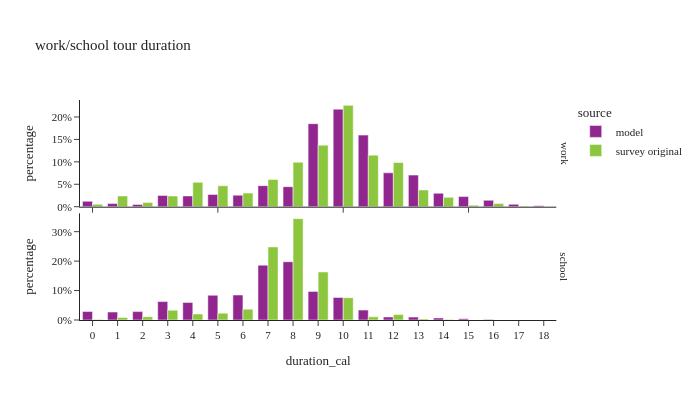

Notebook code for this chart:
### Code cell
ws_tour_data['duration_cal'] = ws_tour_data['end'] - ws_tour_data['start']

df_plot = ws_tour_data.groupby(['source','tour_type','duration_cal'],observed=True)[['tour_weight']].sum().reset_index()
df_plot['percentage'] = df_plot.groupby(['tour_type','source'], group_keys=False)['tour_weight']. \
    apply(lambda x: x / float(x.sum()))

fig = px.bar(df_plot, x="duration_cal", y="percentage", color="source",barmode="group",
             facet_row='tour_type',
             title="work/school tour duration")
fig.for_each_annotation(lambda a: a.update(text = a.text.split("=")[-1]))
fig.update_layout(height=400, width=700, font=dict(size=11), yaxis1=dict(tickformat=".0%"), yaxis2=dict(tickformat=".0%", matches=None), xaxis=dict(dtick="1"))
fig.show()

### Figure 1 — Plotly figure (JSON) as saved in the notebook; plotly's stock layout.template omitted (floating-point values rounded to 4 significant figures)
{"data": [{"alignmentgroup": "True", "hovertemplate": "source=model<br>tour_type=work<br>duration_cal=%{x}<br>percentage=%{y}<extra></extra>", "legendgroup": "model", "marker": {"color": "#91268F", "pattern": {"shape": ""}}, "name": "model", "offsetgroup": "model", "orientation": "v", "showlegend": true, "textposition": "auto", "type": "bar", "x": [0.0, 1.0, 2.0, 3.0, 4.0, 5.0, 6.0, 7.0, 8.0, 9.0, 10.0, 11.0, 12.0, 13.0, 14.0, 15.0, 16.0, 17.0, 18.0], "xaxis": "x2", "y": [0.01218, 0.007038, 0.005082, 0.02513, 0.02395, 0.02726, 0.0257, 0.04694, 0.04463, 0.1851, 0.2174, 0.1596, 0.07557, 0.07045, 0.0299, 0.02251, 0.01418, 0.005288, 0.002061], "yaxis": "y2"}, {"alignmentgroup": "True", "hovertemplate": "source=model<br>tour_type=school<br>duration_cal=%{x}<br>percentage=%{y}<extra></extra>", "legendgroup": "model", "marker": {"color": "#91268F", "pattern": {"shape": ""}}, "name": "model", "offsetgroup": "model", "orientation": "v", "showlegend": false, "textposition": "auto", "type": "bar", "x": [0.0, 1.0, 2.0, 3.0, 4.0, 5.0, 6.0, 7.0, 8.0, 9.0, 10.0, 11.0, 12.0, 13.0, 14.0, 15.0, 16.0, 17.0, 18.0], "xaxis": "x", "y": [0.02875, 0.02691, 0.02849, 0.06255, 0.05951, 0.08401, 0.08491, 0.1862, 0.1978, 0.0972, 0.07653, 0.03366, 0.01021, 0.009771, 0.006979, 0.004154, 0.001979, 0.0003524, 2.443e-05], "yaxis": "y"}, {"alignmentgroup": "True", "hovertemplate": "source=survey original<br>tour_type=work<br>duration_cal=%{x}<br>percentage=%{y}<extra></extra>", "legendgroup": "survey original", "marker": {"color": "#8CC63E", "pattern": {"shape": ""}}, "name": "survey original", "offsetgroup": "survey original", "orientation": "v", "showlegend": true, "textposition": "auto", "type": "bar", "x": [0.0, 1.0, 2.0, 3.0, 4.0, 5.0, 6.0, 7.0, 8.0, 9.0, 10.0, 11.0, 12.0, 13.0, 14.0, 15.0, 16.0, 17.0], "xaxis": "x2", "y": [0.005238, 0.0241, 0.009603, 0.02386, 0.05431, 0.04657, 0.03029, 0.06078, 0.09919, 0.1372, 0.226, 0.1149, 0.09849, 0.03723, 0.02088, 0.003319, 0.007154, 0.000916], "yaxis": "y2"}, {"alignmentgroup": "True", "hovertemplate": "source=survey original<br>tour_type=school<br>duration_cal=%{x}<br>percentage=%{y}<extra></extra>", "legendgroup": "survey original", "marker": {"color": "#8CC63E", "pattern": {"shape": ""}}, "name": "survey original", "offsetgroup": "survey original", "orientation": "v", "showlegend": false, "textposition": "auto", "type": "bar", "x": [0.0, 1.0, 2.0, 3.0, 4.0, 5.0, 6.0, 7.0, 8.0, 9.0, 10.0, 11.0, 12.0, 13.0, 14.0, 15.0], "xaxis": "x", "y": [0.001414, 0.008552, 0.01105, 0.03326, 0.02029, 0.0232, 0.03692, 0.2482, 0.3442, 0.1631, 0.07555, 0.01072, 0.01827, 0.003609, 0.001357, 0.0003437], "yaxis": "y"}], "layout": {"annotations": [{"font": {}, "showarrow": false, "text": "school", "textangle": 90, "x": 0.98, "xanchor": "left", "xref": "paper", "y": 0.2425, "yanchor": "middle", "yref": "paper"}, {"font": {}, "showarrow": false, "text": "work", "textangle": 90, "x": 0.98, "xanchor": "left", "xref": "paper", "y": 0.7575, "yanchor": "middle", "yref": "paper"}], "barmode": "group", "font": {"size": 11}, "height": 400, "legend": {"title": {"text": "source"}, "tracegroupgap": 0}, "title": {"text": "work/school tour duration"}, "width": 700, "xaxis": {"anchor": "y", "domain": [0.0, 0.98], "dtick": "1", "title": {"text": "duration_cal"}}, "xaxis2": {"anchor": "y2", "domain": [0.0, 0.98], "matches": "x", "showticklabels": false}, "yaxis": {"anchor": "x", "domain": [0.0, 0.485], "tickformat": ".0%", "title": {"text": "percentage"}}, "yaxis2": {"anchor": "x2", "domain": [0.515, 1.0], "tickformat": ".0%", "title": {"text": "percentage"}}}}
